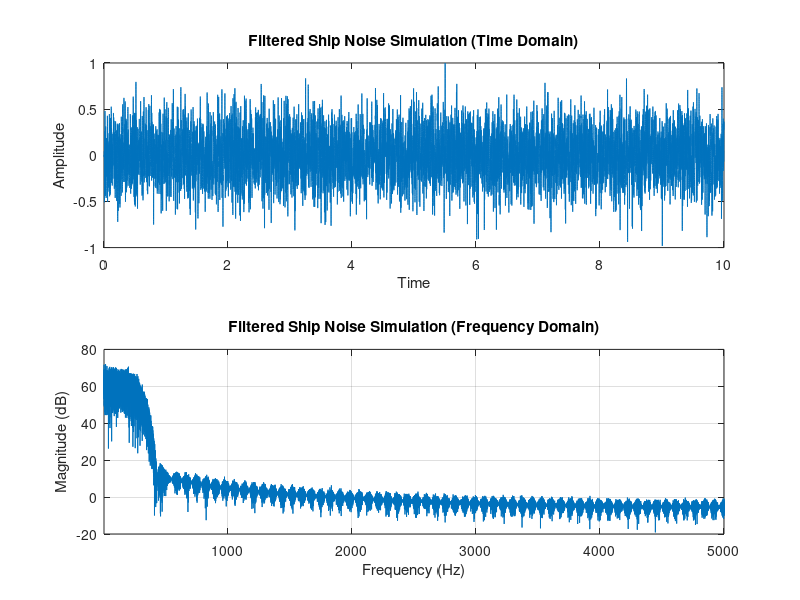

Write MATLAB code to recreate this figure.
% 输入参数
V = input('请输入舰船的航速：');      % 舰船的实际航速
V_max = input('请输入最高航速：');    % 舰船的最高航速，单位/节
DT = input('请输入排水量：');         % 舰船的排水量，单位/吨

SLs = 122 + 50*log(V/10) + 15*log(DT);   % 100Hz以上声级的经验公式,单位/dB

% 计算谱峰频率 f0
if V >= 10
    f0 = 300 - 200 * (V - 10) / 30;  % For V >= 10 knots
else
    f0 = 300;  % For V < 10 knots
end

SLf0 = SLs + 20 - 20*log(f0);            % 谱峰处声压谱级

% 设定频谱斜率
K1 = 1;                            % 低于谱峰频率上升斜率
K2 = -20;                           % 高于谱峰频率下降的斜率

% 计算频率点和对应的声压谱级
fk = 2.^(1:log2(f0));  % [1, f0) 区间的倍频程采样
fl = 2.^(log2(f0):log2(5000));  % [f0, fs/2] 区间的倍频程采样
f = [fk, f0, fl];  % 合并频率点

% 对应的幅度值
SLk = SLs + K1 * log(f0 ./ fk);  % 低频段的幅度值
SLl = SLf0 + K2 * log(fl ./ f0); % 高频段的幅度值
m = [SLk, SLf0, SLl];  % 对应的幅度值

% 确保频率点和幅度数组长度一致
if length(f) ~= length(m)
    error('频率点和幅度值的数量不一致，请检查频率和幅度计算方法');
end

% 归一化频率和幅度
f_max = max(f);  % 获取最大频率
f_prime = f / f_max;  % 归一化频率
m_prime = 10.^(m / 20); % 归一化幅度（幅度转换为比例）

% 第一个频率必须是 0，最后一个频率必须是 1
f_prime = [0, f_prime];  % 添加频率0
m_prime = [m_prime(1), m_prime];  % 对应幅度，确保幅度与频率对齐

% 设计 FIR 滤波器
n = 128;  % 滤波器的阶数
b = fir2(n, f_prime, m_prime);  % 使用fir2函数设计滤波器

% 生成高斯白噪声
x = randn(1, 100000);  % 生成高斯白噪声

% 使用滤波器进行滤波
gx = filter(b, 1, x);  % 应用 FIR 滤波器
gx_normalized_minus1_1 = gx / max(abs(gx));
N = length(gx_normalized_minus1_1);  % 获取信号长度
fs = 10000;  % 采样频率
t = (0:N-1) / fs;  % 时间向量

% 绘制时域图
figure;
subplot(2, 1, 1);  % 使用子图分两个画面
plot(t,gx_normalized_minus1_1);
title('Filtered Ship Noise Simulation (Time Domain)');
xlabel('Time');
ylabel('Amplitude');

% FFT计算
f_fft = linspace(0, fs / 2, N / 2);  % 频率向量（单位：Hz）
Gx_fft = abs(fft(gx));  % 计算FFT并取绝对值
Gx_fft = Gx_fft(1:N/2);  % 只取前半部分
Gx = 20*log10(Gx_fft)-100

% 绘制频域图
subplot(2, 1, 2);
plot(f_fft, Gx);  % 使用对数坐标轴绘制频域图
title('Filtered Ship Noise Simulation (Frequency Domain)');
xlabel('Frequency (Hz)');
ylabel('Magnitude (dB)');
xlim([1, 5000]);  % 设置x轴的频率范围

% 显示图形
grid on;
